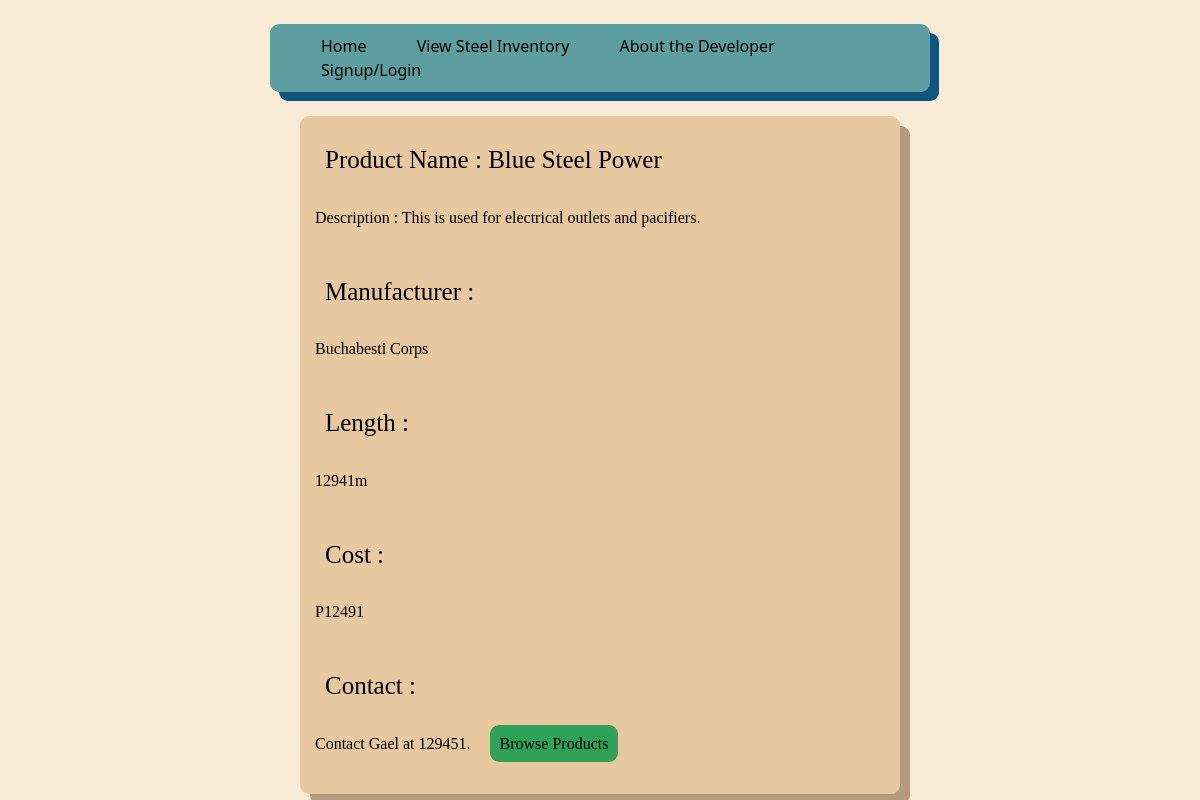
Screenshot of /view/1/ with the database file from the repository.
### Inventory/models.py (models this page shows)
class Product(models.Model): #Steels, not food
    objects = models.Manager()
    Name = models.CharField(max_length=30, unique=True)
    Image = models.ImageField(null= True, blank=True, upload_to="images/") #not have image if we dont have one, uploaded to images folder automatically
    Manufacturer = models.CharField(max_length=30)
    Length = models.CharField(max_length=20)
    Cost = models.CharField(max_length=10)
    Stock = models.BigIntegerField()
    Description = models.CharField(null=True, max_length=500)
    Contact = models.CharField(null= True, max_length=500)

### Inventory/views.py (the view)
# urls.py: path('view/<int:pk>/', views.Info, name='view'),
def Info(request,pk):
    condition = ""
    CurrentProd = get_object_or_404(Product, pk=pk)
    if request.user.is_authenticated:
        condition = True
        return render(request, 'Inventory/Info.html',{
            'C' : condition,
            'P' : CurrentProd
        })
    else:
        condition = False
        return render(request, 'Inventory/Info.html',{
            'C' : condition,
            'P' : CurrentProd
        })

### Inventory/templates/Inventory/Info.html (shortened to what this page needs)
{% extends 'Inventory/base.html' %}
{% load static %}
    {% block content %}
    <br>
        <div class="container">
            <div class="Largetext"> Product Name : {{P.Name}}</div>
            <span class="bodytext"> Description : {{P.Description}} </span> <br><br>
            <div class="Largetext"> Manufacturer : </div> <span class="bodytext"> {{P.Manufacturer}} </span> <br><br>
            <div class="Largetext"> Length : </div> <span class="bodytext"> {{P.Length}} </span> <br> <br>
            <div class="Largetext"> Cost : </div> <span class="bodytext"> {{P.Cost}} </span> <br> <br>
            <div class="Largetext"> Contact : </div> <span class="bodytext"> {{P.Contact}} </span>
            <a class="Button" href="{% url 'Products' %}" id="browse"> Browse Products </a> <br> <br>
        </div>
    {% endblock %}

### rows the page displays
Product: Name "Blue Steel Power", Description "This is used for electrical outlets and pacifiers.", Manufacturer "Buchabesti Corps", Length "12941m", Cost "P12491", Contact "Contact Gael at 129451."
